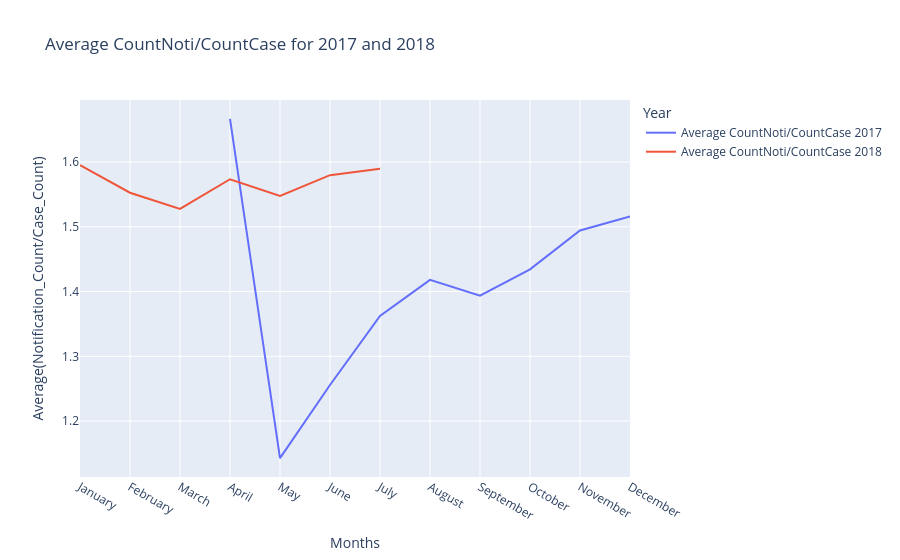

Write notebook code for a chart like this one.
### Markdown cell above
Below Visualisation to show the results for average of notifications per case, for both years 2017 and 2018, added to the same graph. <br>
Please click on the legends to choose the trend line for 'Year' separately.

### Code cell
import plotly.express as px

fig = px.line(avg_notipercase, x='Notification Create Month', y=['Average CountNoti/CountCase 2017', 'Average CountNoti/CountCase 2018'],
              labels={'value': 'Average(Notification_Count/Case_Count)', 'variable': 'Year'},
              title='Average CountNoti/CountCase for 2017 and 2018')
fig.update_xaxes(title_text='Months')
fig.show()

### Figure 1 — Plotly figure (JSON) as saved in the notebook; plotly's stock layout.template omitted (floating-point values rounded to 4 significant figures)
{"data": [{"hovertemplate": "Year=Average CountNoti/CountCase 2017<br>Notification Create Month=%{x}<br>Average(Notification_Count/Case_Count)=%{y}<extra></extra>", "legendgroup": "Average CountNoti/CountCase 2017", "line": {"color": "#636efa", "dash": "solid"}, "marker": {"symbol": "circle"}, "mode": "lines", "name": "Average CountNoti/CountCase 2017", "orientation": "v", "showlegend": true, "type": "scatter", "x": ["January", "February", "March", "April", "May", "June", "July", "August", "September", "October", "November", "December"], "xaxis": "x", "y": [null, null, null, 1.667, 1.143, 1.256, 1.362, 1.418, 1.394, 1.434, 1.494, 1.516], "yaxis": "y"}, {"hovertemplate": "Year=Average CountNoti/CountCase 2018<br>Notification Create Month=%{x}<br>Average(Notification_Count/Case_Count)=%{y}<extra></extra>", "legendgroup": "Average CountNoti/CountCase 2018", "line": {"color": "#EF553B", "dash": "solid"}, "marker": {"symbol": "circle"}, "mode": "lines", "name": "Average CountNoti/CountCase 2018", "orientation": "v", "showlegend": true, "type": "scatter", "x": ["January", "February", "March", "April", "May", "June", "July", "August", "September", "October", "November", "December"], "xaxis": "x", "y": [1.595, 1.553, 1.528, 1.573, 1.548, 1.58, 1.59, null, null, null, null, null], "yaxis": "y"}], "layout": {"legend": {"title": {"text": "Year"}, "tracegroupgap": 0}, "title": {"text": "Average CountNoti/CountCase for 2017 and 2018"}, "xaxis": {"anchor": "y", "domain": [0, 1], "title": {"text": "Months"}}, "yaxis": {"anchor": "x", "domain": [0, 1], "title": {"text": "Average(Notification_Count/Case_Count)"}}}}
